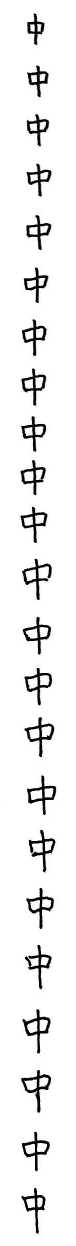
#> input picture hw8/write1.png, 151 x 2492 px (shown at 1/2 size)
$ python hw8.py   (Python 2 division)   (older library calls are emulated)
#> lines starting #> are read from the running program, lines starting #| are printed output that depends on the picture; after the words box and inside, x2 and y2 are one past the last pixel; in counts of white or black regions, pixels touching at a corner belong together
# Furuya Rei
from scipy.misc import imread
from skimage.transform import resize
import matplotlib.pyplot as plt
import numpy as np
from sklearn import svm

n_test = 0


# this function is provided by the professor
def boundaries(binarized,axis):
    # variables named assuming axis = 0; algorithm valid for axis=1
    # [1,0][axis] effectively swaps axes for summing
    rows = np.sum(binarized,axis = [1,0][axis]) > 0
    rows[1:] = np.logical_xor(rows[1:], rows[:-1])
    change = np.nonzero(rows)[0]
    ymin = change[::2]
    ymax = change[1::2]
    height = ymax-ymin
    too_small = 10  # real letters will be bigger than 10px by 10px
    ymin = ymin[height>too_small]
    ymax = ymax[height>too_small]
    return zip(ymin,ymax)


# this function is provided by the professor
def separate(img):
    orig_img = img.copy()
    pure_white = 255.
    white = np.max(img)
    black = np.min(img)
    thresh = (white+black)/2.0
    binarized = img<thresh
    row_bounds = boundaries(binarized, axis = 0)
    cropped = []
    for r1,r2 in row_bounds:
        img = binarized[r1:r2,:]
        col_bounds = boundaries(img,axis=1)
        rects = [r1,r2,col_bounds[0][0],col_bounds[0][1]]
        cropped.append(np.array(orig_img[rects[0]:rects[1],rects[2]:rects[3]]/pure_white))
    return cropped


# this is our function to produce the data and target for training and testing
# p is a parameter representing the percentage of the data for training
# p can be varied
def partition(data_array,target_array,p):
    total_n = len(target_array)
    n_train = int(total_n * p)
    global n_test
    n_test = total_n - n_train
    #print n_train
    #print n_test
    data_array = data_array.reshape((total_n, -1))
    train_data = []
    train_target = []
    test_data = []
    test_target = []
    a = int(n_train/3)
    b = int(n_train/3)
    temp = a + b
    c = n_train - temp
    for j in range(a):
        train_data.append(data_array[j])
        train_target.append(target_array[j])
    for j in range(23, 23+b):
        train_data.append(data_array[j])
        train_target.append(target_array[j])
    for j in range(46, 46+c):
        train_data.append(data_array[j])
        train_target.append(target_array[j])

    for k in range(a, 23):
        test_data.append(data_array[k])
        test_target.append(target_array[k])
    for k in range(23+b, 46):
        test_data.append(data_array[k])
        test_target.append(target_array[k])
    for k in range(46+c, 69):
        test_data.append(data_array[k])
        test_target.append(target_array[k])
    '''print np.shape(train_data)
    print np.shape(train_target)
    print np.shape(test_data)
    print np.shape(test_target)'''

    return train_data, train_target, test_data, test_target


# read the three symbols written by myself
# they are three Chinese characters, each with 23 examples
big_img1 = imread("write1.png", flatten = True) # flatten = True converts to grayscale
#> big_img1: shape (2492, 151) float32; min 0, max 255, mean 239
big_img2 = imread("write2.png", flatten = True)
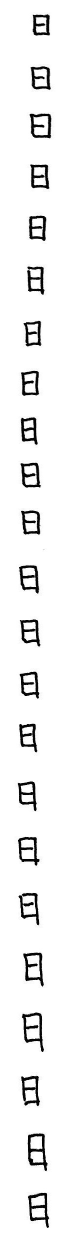
#> input picture hw8/write2.png, 134 x 2499 px (shown at 1/2 size)
#> big_img2: shape (2499, 134) float32; min 0, max 255, mean 239.4
big_img3 = imread("write3.png", flatten = True)
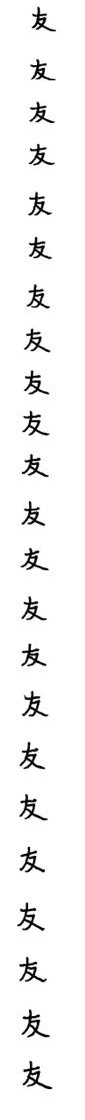
#> input picture hw8/write3.png, 85 x 1120 px
#> big_img3: shape (1120, 85) float32; min 0, max 255, mean 243.8

imgs1 = separate(big_img1)
#> in separate, `white = np.max(img)`: white = 255
#> in separate, `black = np.min(img)`: black = 0
#> in separate, `thresh = (white+black)/2.0`: thresh = 127.5
#> in separate, `binarized = img<thresh`:
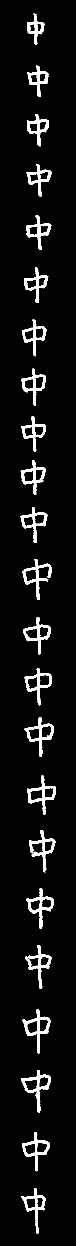
#> binarized: shape (2492, 151) bool (shown at 1/2 size); 6.1% white; 23 white regions, largest, box (x1, y1, x2, y2) and area: (42, 2140, 102, 2225) 1178, (45, 2019, 101, 2107) 1141, (44, 1118, 103, 1200) 1126
#> in boundaries, `change = np.nonzero(rows)[0]`: change = 46 values from 27 to 2467
#> in boundaries, `ymin = change[::2]`: ymin = 23 values from 27 to 2376
#> in boundaries, `ymax = change[1::2]`: ymax = 23 values from 90 to 2467
#> in boundaries, `height = ymax-ymin`: height = 23 values, max 91 at index 22, min 63 at index 0, mean 76.04
#> in separate, `row_bounds = boundaries(binarized, axis = 0)`: row_bounds = 23 items, first 6: (27, 90), (131, 194), (228, 293), (328, 393), (430, 500), (535, 606)
#> the loop in separate, `for r1,r2 in row_bounds:` made 23 passes
#> (r1, r2, ymin in boundaries, ymax in boundaries, height in boundaries) on passes 1 to 12: (27, 90, [55], [89], [34]), (131, 194, [54], [97], [43]), (228, 293, [54], [98], [44]), (328, 393, [53], [103], [50]), (430, 500, [53], [103], [50]), (535, 606, [48], [97], [49]), (639, 713, [44], [93], [49]), (737, 812, [43], [92], [49]), (832, 904, [43], [92], [49]), (920, 990, [41], [91], [50]), (1014, 1086, [41], [95], [54]), (1118, 1200, [44], [103], [59])
#> after the loop in separate, `for r1,r2 in row_bounds:`:
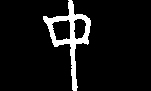
#> img: shape (91, 151) bool; 7.4% white; 1 white region, box (x1, y1, x2, y2) and area: (43, 0, 91, 91) 1023
#> after the loop in separate, `for r1,r2 in row_bounds:`: cropped = 23 items
#> imgs1 = 23 items
imgs2 = separate(big_img2)
#> in separate (call 2), `binarized = img<thresh`: binarized: shape (2499, 134) bool; 6% white; 23 white regions, largest, box (x1, y1, x2, y2) and area: (55, 2267, 95, 2342) 1090, (44, 2025, 88, 2104) 1060, (56, 2386, 98, 2456) 1009
#> in separate (call 2), `row_bounds = boundaries(binarized, axis = 0)`: row_bounds = 23 items, first 6: (29, 71), (133, 180), (227, 277), (329, 378), (431, 482), (533, 589)
#> the loop in separate (call 2), `for r1,r2 in row_bounds:` made 23 passes
#> (r1, r2, ymin in boundaries, ymax in boundaries, height in boundaries) on passes 1 to 12: (29, 71, [65], [100], [35]), (133, 180, [61], [102], [41]), (227, 277, [59], [103], [44]), (329, 378, [61], [99], [38]), (431, 482, [58], [93], [35]), (533, 589, [54], [89], [35]), (642, 693, [47], [83], [36]), (742, 791, [42], [78], [36]), (835, 889, [42], [75], [33]), (926, 975, [41], [82], [41]), (1021, 1069, [42], [80], [38]), (1131, 1187, [38], [78], [40])
#> after the loop in separate (call 2), `for r1,r2 in row_bounds:`:
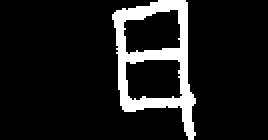
#> img: shape (70, 134) bool (shown 2 times larger); 10.8% white; 1 white region, box (x1, y1, x2, y2) and area: (56, 0, 98, 70) 1009
#> imgs2 = 23 items
imgs3 = separate(big_img3)
#> in separate (call 3), `binarized = img<thresh`:
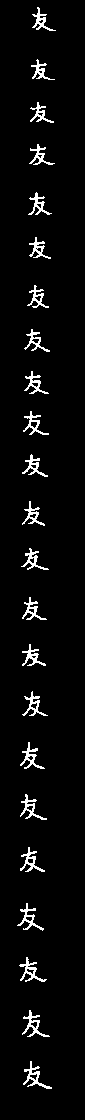
#> binarized: shape (1120, 85) bool; 4.2% white in thin lines or dots, all inside (x1, y1, x2, y2) = (17, 7, 56, 1089)
#> in separate (call 3), `row_bounds = boundaries(binarized, axis = 0)`: row_bounds = [(7, 31), (59, 80), (102, 123), (144, 165), (192, 215), (237, 259), (285, 308), (329, 352), (371, 394), (411, 435), (454, 477), (501, 526), (548, 570), (597, 620), (644, 666), (691, 716), (742, 769), (794, 820), (847, 872), (903, 931), (957, 982), (1010, 1037), (1061, 1089)]
#> the loop in separate (call 3), `for r1,r2 in row_bounds:` made 23 passes
#> (r1, r2, ymin in boundaries, ymax in boundaries, height in boundaries) on passes 1 to 12: (7, 31, [32], [56], [24]), (59, 80, [31], [55], [24]), (102, 123, [30], [54], [24]), (144, 165, [29], [55], [26]), (192, 215, [28], [52], [24]), (237, 259, [29], [51], [22]), (285, 308, [27], [49], [22]), (329, 352, [24], [50], [26]), (371, 394, [24], [49], [25]), (411, 435, [23], [49], [26]), (454, 477, [22], [48], [26]), (501, 526, [22], [45], [23])
#> after the loop in separate (call 3), `for r1,r2 in row_bounds:`: img: shape (28, 85) bool; 8.9% white in thin lines or dots, all inside (x1, y1, x2, y2) = (23, 0, 52, 28)
#> imgs3 = 23 items

# initialize our data arrays
a_data = np.zeros((69,10,10))
i = 0
for img in imgs1:
    img = resize(img, (10,10))
    a_data[i] = img
    i+=1
#> this loop made 23 passes
#> after the loop, i = 23

for img in imgs2:
    img = resize(img, (10,10))
    a_data[i] = img
    i+=1
#> after the loop, i = 46

for img in imgs3:
    img = resize(img, (10,10))
    a_data[i] = img
    i+=1

#print np.shape(a_data)

# initialize our target arrays
t_data = np.zeros(69)

for i in range(23):
    t_data[i] = 0
for i in range(23, 46):
    t_data[i] = 1
for i in range(46, 69):
    t_data[i] = 2
#print np.shape(t_data)

# get our training and testing data, target
# Note : we set p to be 0.8 here
rtrain_data, rtrain_target, rtest_data, rtest_target = partition(a_data, t_data, 0.8)

rtrain_data = np.array(rtrain_data)
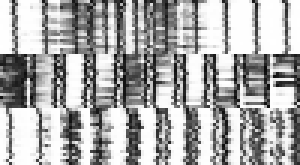
#> rtrain_data: shape (55, 100) float64 (shown 3 times larger); min 0.0411, max 1, mean 0.667
rtrain_target = np.array(rtrain_target)
rtest_data = np.array(rtest_data)
rtest_target = np.array(rtest_target)

'''
idx = 27

img_test = rtrain_data[idx,:]
print "img_test",img_test.shape
img_test = img_test.reshape((10, 10))
# a = np.zeros(10,10)
plt.imshow(img_test, cmap='gray')
plt.show()
print "img_label", rtrain_target[idx]


img_test = rtest_data[idx,:]
print "img_test",img_test.shape
img_test = img_test.reshape((10, 10))
# a = np.zeros(10,10)
plt.imshow(img_test, cmap='gray')
plt.show()
print "img_label", rtest_target[idx]
'''

# Create a classifier: a support vector classifier
classifier = svm.SVC(gamma=0.001, C = 100)

# train the model
classifier.fit(rtrain_data, rtrain_target)

# print "train_target",train_target
# print "test_target", test_target


# test the model/predict the value
expected = rtest_target
predicted = classifier.predict(rtest_data)

# provide the summary of the result
print "Predicted:", predicted
#| Predicted: [0. 0. 0. 0. 0. 1. 1. 1. 1. 1. 2. 2. 2. 2.]
print "Truth:", expected
#| Truth: [0. 0. 0. 0. 0. 1. 1. 1. 1. 1. 2. 2. 2. 2.]
#print n_test
a = sum(expected==predicted)*1.0/n_test * 100
print ("Accuracy: {0} %".format(a))
#| Accuracy: 100.0 %
